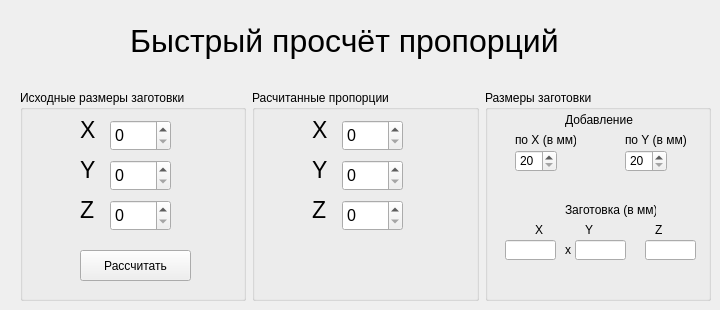
      <widget class="QWidget" name="tab_prop">
       <attribute name="icon">
        <iconset>
         <normaloff>ico/Icons8-Windows-8-Science-Geometry.ico</normaloff>ico/Icons8-Windows-8-Science-Geometry.ico</iconset>
       </attribute>
       <attribute name="title">
        <string>Пропорции</string>
       </attribute>
       <widget class="QLabel" name="label_9">
        <property name="geometry">
         <rect>
          <x>130</x>
          <y>20</y>
          <width>451</width>
          <height>41</height>
         </rect>
        </property>
        <property name="font">
         <font>
          <pointsize>24</pointsize>
         </font>
        </property>
        <property name="text">
         <string>Быстрый просчёт пропорций</string>
        </property>
       </widget>
       <widget class="QWidget" name="layoutWidget">
        <property name="geometry">
         <rect>
          <x>20</x>
          <y>90</y>
          <width>691</width>
          <height>211</height>
         </rect>
        </property>
        <layout class="QHBoxLayout" name="horizontalLayout">
         <item>
          <widget class="QGroupBox" name="groupBox_3">
           <property name="sizePolicy">
            <sizepolicy hsizetype="Preferred" vsizetype="Preferred">
             <horstretch>0</horstretch>
             <verstretch>0</verstretch>
            </sizepolicy>
           </property>
           <property name="title">
            <string>Исходные размеры заготовки</string>
           </property>
           <widget class="QSpinBox" name="spinBox_prop_is_X">
            <property name="geometry">
             <rect>
              <x>90</x>
              <y>30</y>
              <width>61</width>
              <height>31</height>
             </rect>
            </property>
            <property name="font">
             <font>
              <pointsize>12</pointsize>
             </font>
            </property>
            <property name="maximum">
             <number>2000</number>
            </property>
           </widget>
           <widget class="QLabel" name="label_24">
            <property name="geometry">
             <rect>
              <x>60</x>
              <y>110</y>
              <width>16</width>
              <height>20</height>
             </rect>
            </property>
            <property name="font">
             <font>
              <pointsize>17</pointsize>
             </font>
            </property>
            <property name="text">
             <string>Z</string>
            </property>
           </widget>
           <widget class="QSpinBox" name="spinBox_prop_is_Z">
            <property name="geometry">
             <rect>
              <x>90</x>
              <y>110</y>
              <width>61</width>
              <height>31</height>
             </rect>
            </property>
            <property name="font">
             <font>
              <pointsize>12</pointsize>
             </font>
            </property>
           </widget>
           <widget class="QLabel" name="label_25">
            <property name="geometry">
             <rect>
              <x>60</x>
              <y>70</y>
              <width>16</width>
              <height>20</height>
             </rect>
            </property>
            <property name="font">
             <font>
              <pointsize>17</pointsize>
             </font>
            </property>
            <property name="text">
             <string>Y</string>
            </property>
           </widget>
           <widget class="QLabel" name="label_26">
            <property name="geometry">
             <rect>
              <x>60</x>
              <y>30</y>
              <width>16</width>
              <height>20</height>
             </rect>
            </property>
            <property name="font">
             <font>
              <pointsize>17</pointsize>
             </font>
            </property>
            <property name="text">
             <string>X </string>
            </property>
           </widget>
           <widget class="QSpinBox" name="spinBox_prop_is_Y">
            <property name="geometry">
             <rect>
              <x>90</x>
              <y>70</y>
              <width>61</width>
              <height>31</height>
             </rect>
            </property>
            <property name="font">
             <font>
              <pointsize>12</pointsize>
             </font>
            </property>
            <property name="maximum">
             <number>2000</number>
            </property>
           </widget>
           <widget class="QPushButton" name="btn_prop">
            <property name="geometry">
             <rect>
              <x>60</x>
              <y>160</y>
              <width>111</width>
              <height>31</height>
             </rect>
            </property>
            <property name="text">
             <string>Рассчитать</string>
            </property>
           </widget>
          </widget>
         </item>
         <item>
          <widget class="QGroupBox" name="groupBox_4">
           <property name="title">
            <string>Расчитанные пропорции</string>
           </property>
           <widget class="QSpinBox" name="spinBox_prop_ras_X">
            <property name="geometry">
             <rect>
              <x>90</x>
              <y>30</y>
              <width>61</width>
              <height>31</height>
             </rect>
            </property>
            <property name="font">
             <font>
              <pointsize>12</pointsize>
             </font>
            </property>
            <property name="maximum">
             <number>2000</number>
            </property>
           </widget>
           <widget class="QLabel" name="label_21">
            <property name="geometry">
             <rect>
              <x>60</x>
              <y>70</y>
              <width>16</width>
              <height>20</height>
             </rect>
            </property>
            <property name="font">
             <font>
              <pointsize>17</pointsize>
             </font>
            </property>
            <property name="text">
             <string>Y</string>
            </property>
           </widget>
           <widget class="QLabel" name="label_22">
            <property name="geometry">
             <rect>
              <x>60</x>
              <y>30</y>
              <width>16</width>
              <height>20</height>
             </rect>
            </property>
            <property name="font">
             <font>
              <pointsize>17</pointsize>
             </font>
            </property>
            <property name="text">
             <string>X </string>
            </property>
           </widget>
           <widget class="QLabel" name="label_23">
            <property name="geometry">
             <rect>
              <x>60</x>
              <y>110</y>
              <width>16</width>
              <height>20</height>
             </rect>
            </property>
            <property name="font">
             <font>
              <pointsize>17</pointsize>
             </font>
            </property>
            <property name="text">
             <string>Z</string>
            </property>
           </widget>
           <widget class="QSpinBox" name="spinBox_prop_ras_Y">
            <property name="geometry">
             <rect>
              <x>90</x>
              <y>70</y>
              <width>61</width>
              <height>31</height>
             </rect>
            </property>
            <property name="font">
             <font>
              <pointsize>12</pointsize>
             </font>
            </property>
            <property name="maximum">
             <number>2000</number>
            </property>
           </widget>
           <widget class="QSpinBox" name="spinBox_prop_ras_Z">
            <property name="geometry">
             <rect>
              <x>90</x>
              <y>110</y>
              <width>61</width>
              <height>31</height>
             </rect>
            </property>
            <property name="font">
             <font>
              <pointsize>12</pointsize>
             </font>
            </property>
           </widget>
          </widget>
         </item>
         <item>
          <widget class="QGroupBox" name="groupBox_5">
           <property name="title">
            <string>Размеры заготовки</string>
           </property>
           <widget class="QLabel" name="label_10">
            <property name="geometry">
             <rect>
              <x>80</x>
              <y>20</y>
              <width>81</width>
              <height>20</height>
             </rect>
            </property>
            <property name="text">
             <string>Добавление</string>
            </property>
           </widget>
           <widget class="QLabel" name="label_11">
            <property name="geometry">
             <rect>
              <x>30</x>
              <y>40</y>
              <width>61</width>
              <height>20</height>
             </rect>
            </property>
            <property name="text">
             <string>по X (в мм)</string>
            </property>
           </widget>
           <widget class="QLabel" name="label_12">
            <property name="geometry">
             <rect>
              <x>140</x>
              <y>40</y>
              <width>61</width>
              <height>20</height>
             </rect>
            </property>
            <property name="text">
             <string>по Y (в мм)</string>
            </property>
           </widget>
           <widget class="QSpinBox" name="spinBox_prop_zag_X">
            <property name="geometry">
             <rect>
              <x>30</x>
              <y>60</y>
              <width>42</width>
              <height>22</height>
             </rect>
            </property>
            <property name="specialValueText">
             <string>20</string>
            </property>
           </widget>
           <widget class="QSpinBox" name="spinBox_prop_zag_Y">
            <property name="geometry">
             <rect>
              <x>140</x>
              <y>60</y>
              <width>42</width>
              <height>22</height>
             </rect>
            </property>
            <property name="specialValueText">
             <string>20</string>
            </property>
           </widget>
           <widget class="QLabel" name="label_13">
            <property name="geometry">
             <rect>
              <x>80</x>
              <y>110</y>
              <width>91</width>
              <height>20</height>
             </rect>
            </property>
            <property name="text">
             <string>Заготовка (в мм)</string>
            </property>
           </widget>
           <widget class="QLabel" name="label_14">
            <property name="geometry">
             <rect>
              <x>50</x>
              <y>130</y>
              <width>16</width>
              <height>20</height>
             </rect>
            </property>
            <property name="text">
             <string>X </string>
            </property>
           </widget>
           <widget class="QLabel" name="label_15">
            <property name="geometry">
             <rect>
              <x>100</x>
              <y>130</y>
              <width>16</width>
              <height>20</height>
             </rect>
            </property>
            <property name="text">
             <string>Y</string>
            </property>
           </widget>
           <widget class="QLabel" name="label_16">
            <property name="geometry">
             <rect>
              <x>170</x>
              <y>130</y>
              <width>20</width>
              <height>20</height>
             </rect>
            </property>
            <property name="text">
             <string>Z</string>
            </property>
           </widget>
           <widget class="QLineEdit" name="lineEdit_zag_Y">
            <property name="geometry">
             <rect>
              <x>90</x>
              <y>150</y>
              <width>51</width>
              <height>20</height>
             </rect>
            </property>
           </widget>
           <widget class="QLineEdit" name="lineEdit_zag_Z">
            <property name="geometry">
             <rect>
              <x>160</x>
              <y>150</y>
              <width>51</width>
              <height>20</height>
             </rect>
            </property>
           </widget>
           <widget class="QLineEdit" name="lineEdit_zag_X">
            <property name="geometry">
             <rect>
              <x>20</x>
              <y>150</y>
              <width>51</width>
              <height>20</height>
             </rect>
            </property>
           </widget>
           <widget class="QLabel" name="label_17">
            <property name="geometry">
             <rect>
              <x>80</x>
              <y>150</y>
              <width>16</width>
              <height>20</height>
             </rect>
            </property>
            <property name="text">
             <string>x</string>
            </property>
           </widget>
          </widget>
         </item>
        </layout>
       </widget>
      </widget>
